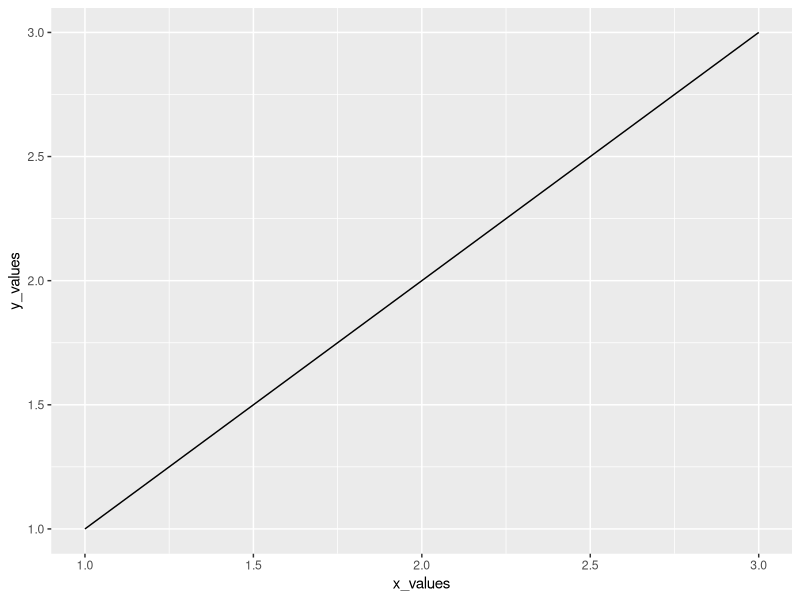

Write R code to recreate this figure.
x_values <- seq(1, 3)
y_values <- seq(1,3)

library(ggplot2)
ggplot() +
  geom_line(aes(x=x_values, y = y_values))
